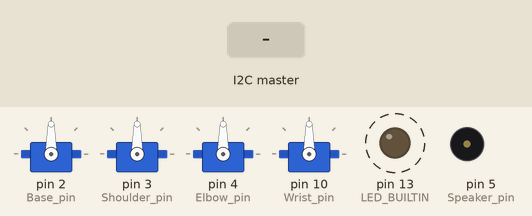
This sketch was run on a simulated Arduino Uno, built with avr-gcc and run on an emulated ATmega328P. Shown: 4 × servo, output pins drawn as LEDs (lit = HIGH), buzzer (waves = sounding). Dashed ring = blinking. The inputs (shaded band) are chosen by the test bench. What the sketch prints to the serial monitor is not drawn.

Above: at 1.2 s.
1.3 s: the I2C master sends the byte 5
At 1.45 s:
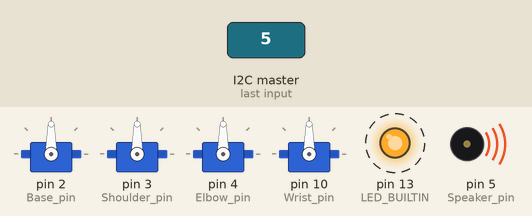
4.3 s: the I2C master sends the byte 90
At 5.7 s:
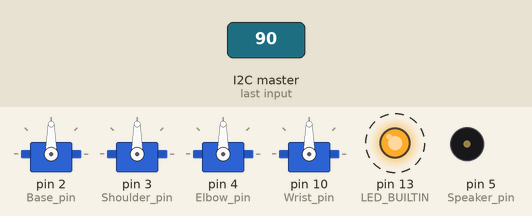
7.3 s: the I2C master sends the byte 200
At 7.85 s:
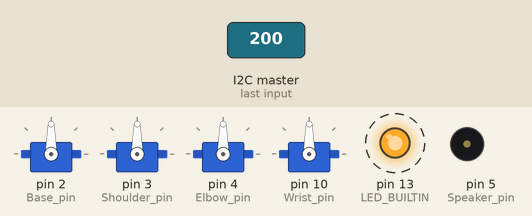
Timing chart, 0 to 16.3 s (numbered marks = the images above; inputs shaded):
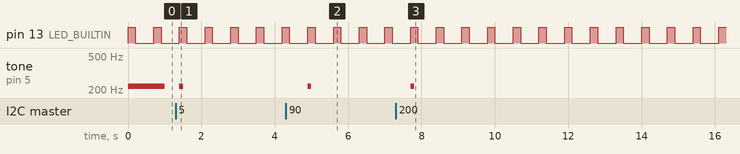

The sketch:

atmegatest.ino
```cpp
#include <Arduino.h>
#include <Wire.h>
#include <Servo.h>


#define Base_pin 2
#define Shoulder_pin 3
#define Elbow_pin 4
#define Wrist_pin 10
#define Speaker_pin 5

Servo Base;
Servo Shoulder;
Servo Elbow;
Servo Wrist;

volatile bool commandeRecue = false;
String commande = "";

void setup() {
  Wire.begin(8); // Adresse esclave 8
  Wire.onReceive(receiveEvent);
  Serial.begin(9600);
  Base.attach(Base_pin);
  Shoulder.attach(Shoulder_pin);
  Elbow.attach(Elbow_pin);
  Wrist.attach(Wrist_pin);
  pinMode(LED_BUILTIN, OUTPUT);
  tone(Speaker_pin, 220, 1000);
}

void receiveEvent(int howMany) {
  commande = "";
  while (Wire.available()) {
    char c = Wire.read();
    commande += c;
  }
  commandeRecue = true;
}

void analyseCommande(String command) {
  // Attend une chaîne du type "2400:2100:2500:2400"
  int angles[4] = {1500, 1500, 1500, 1500};
  int idx = 0;
  int lastIdx = 0;
  for (int i = 0; i < 4; i++) {
    idx = command.indexOf(':', lastIdx);
    String val;
    if (idx == -1 && i < 3) {

      Serial.println("Commande incomplète !");
      return;
    }
    if (idx == -1) {
      val = command.substring(lastIdx);
    } else {
      val = command.substring(lastIdx, idx);
      lastIdx = idx + 1;
    }
    angles[i] = val.toInt();
  }

  Base.writeMicroseconds(angles[0]);
  Shoulder.writeMicroseconds(angles[1]);
  Elbow.writeMicroseconds(angles[2]);
  Wrist.writeMicroseconds(angles[3]);
  delay(300);
  Serial.print("Angles appliqués : ");
  Serial.print(angles[0]); Serial.print(" ");
  Serial.print(angles[1]); Serial.print(" ");
  Serial.print(angles[2]); Serial.print(" ");
  Serial.println(angles[3]);
}

void loop() {
  if (commandeRecue) {
    Serial.print("Commande reçue : ");
    Serial.println(commande);
    analyseCommande(commande);
    tone(Speaker_pin, 220, 100);
    commandeRecue = false;
  }
  digitalWrite(LED_BUILTIN, HIGH);
  delay(200);
  digitalWrite(LED_BUILTIN, LOW);
  delay(500);
}
```

Measured:
- after the input at 1.3 s, tone on pin 5 (Speaker_pin): silent → 220 Hz after 0.10 s, → silent 0.10 s later
- after the input at 4.3 s, tone on pin 5 (Speaker_pin): silent → 220 Hz after 0.60 s, → silent 0.10 s later
- after the input at 7.3 s, tone on pin 5 (Speaker_pin): silent → 220 Hz after 0.40 s, → silent 0.10 s later
- by itself, pin 13 (LED_BUILTIN): alternates HIGH for 0.20 s and LOW for 0.50 s
